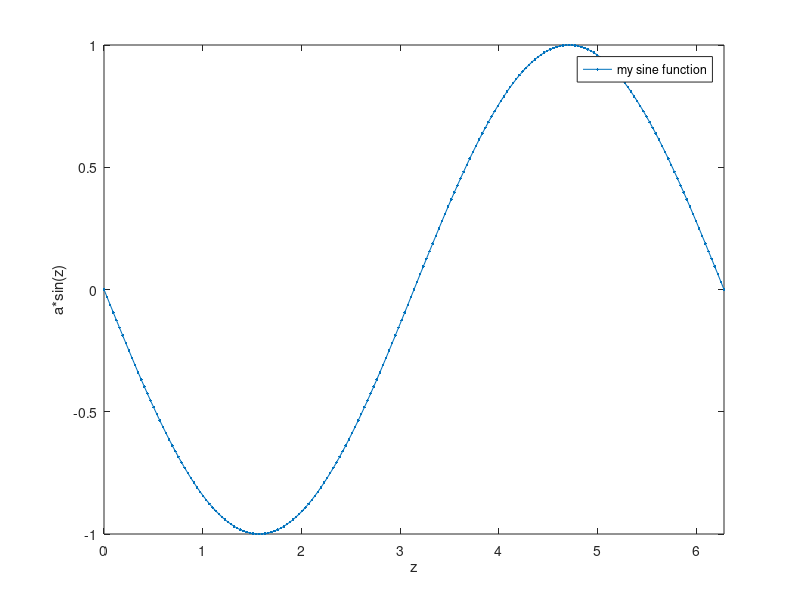

This figure's MATLAB source: (Note: this script raises an error after producing the figure.)
clear variables;
clc;
close all
a = -1;
z = 0:pi/100:2*pi;
y = a*sin(z);
Nz = length(z);

% Set up your plot environment
figure
h = plot(z(1),y(1));
    xlim([z(1) z(end)])  % Fix the frame for the plot. 
ylim([min(y) max(y)])
    xlabel('z')
    ylabel('a*sin(z)')
    legend('my sine function')
    
    init_getframe = struct('cdata',[],'colormap',[]);
    frames = repmat(init_getframe, Nz, 1);
    frames(1) = getframe;
% Get frames
for i = 2:Nz
    set(h,'XData',z(1:i));
    set(h,'YData',y(1:i));
    drawnow;
    frame(i) = getframe;
end
% Play movie
movie(frames)


%%
clear variables;

framer = GetFramer();
f = @(t, x) t*sin(x);
xs = linspace(0, 2*pi, 20);

t = linspace(1, 10, 60);
for J = 1:length(t)
    plot(xs, f(t(J), xs));
    ylim([-10, 10]);
    % drawnow;
    frame(J) = getframe;
end

figure;
movie(frame, 1: length(frame), 60);


%%
% Fluid Animaiton not with FFT
clear variables 

% Setting up Parameters 
n = 256; 
Params = Parameters(n, 20/n);
xs = linspace(-10, 10, n);
ys = linspace(-10, 10, n);  
InitialDistribution = @(x, y) exp(-x.^2 - (y.^2./20));
w_vec = VectorizeInitialDistribution(xs, ys, InitialDistribution);
Tspan = 0: 1: 40;
Params.SolveModes = 3; 

% Setting Options for solving and stuff. 

% Solving
ODEFun = @(t, w) Rhs(w, Params);
[Ts, Ws] = ode45(ODEFun, Tspan, w_vec);
DataMatrices = zeros(n, n, size(Ws, 1));
for R = 1: size(Ws, 1)
    DataMatrices(:, :, R) = reshape(Ws(R, :), n, n);
end

Framer = GetFramer();
for I = 1: size(DataMatrices, 3)
    imagesc(DataMatrices(:, :, I));
    disp(strcat("Frame: ", num2str(I/size(DataMatrices, 3))));
    Framer(I) = getframe;
end
%% 
figure; 
movie(Framer);


%% Fluid but with FFT. 

% Fluid Animaiton 
clear variables 
n = 512; 
Params = Parameters(n, 20/n);
Params.l = 20;
xs = linspace(-10, 10, n);
ys = linspace(-10, 10, n);  
InitialDistribution = @(x, y) -exp(-x.^2 - (y.^2./20));
w_vec = VectorizeInitialDistribution(xs, ys, InitialDistribution);
Tspan = 0: 0.5: 140;
Params.SolveModes = 5; 

OdeOptions = odeset("RelTol", 1e-6, "AbsTol", 1e-6);

% Solving
ODEFun = @(t, w) Rhs(w, Params);
[Ts, Ws] = ode45(ODEFun, Tspan, w_vec, OdeOptions);
DataMatrices = zeros(n, n, size(Ws, 1));
for R = 1: size(Ws, 1)
    DataMatrices(:, :, R) = reshape(Ws(R, :), n, n);
end
%% 
Framer = GetFramer();
for I = 1: size(DataMatrices, 3)
    imagesc(DataMatrices(:, :, I));
    disp(strcat("Frame: ", num2str(I/size(DataMatrices, 3))));
    Framer(I) = getframe(gcf);
end

%% Play the movie! 
figure; 
movie(Framer);
WriteFrames(Framer);
%% 
function outArg = WriteFrames(framer)
    vw = VideoWriter('test.avi');
    open(vw);
    for k = 1: length(framer)
       writeVideo(vw, framer(k));
    end
    close(vw);
    
end

